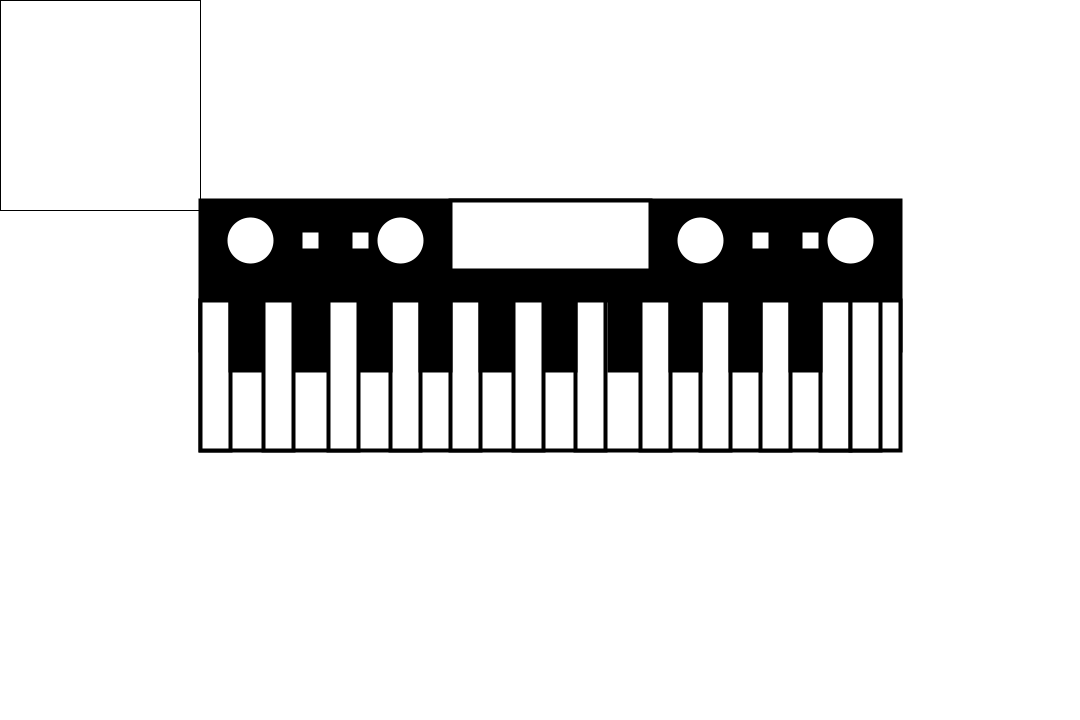
Frame 1 (no input)
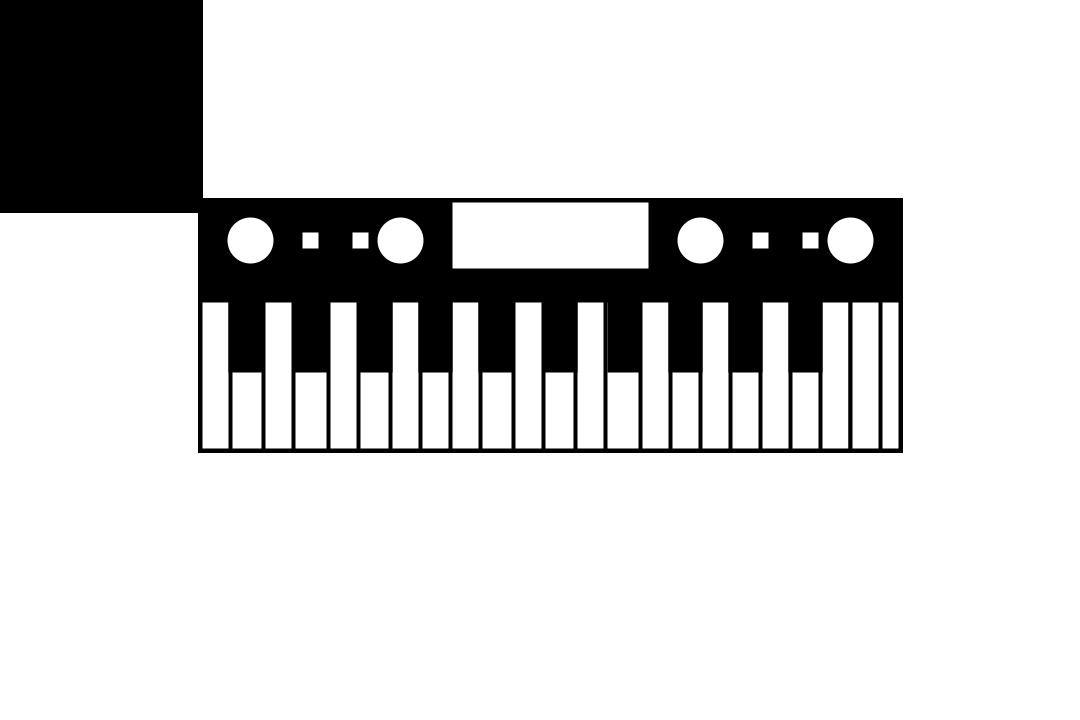
Frame 60 (the mouse pressed at the canvas centre just before this capture)
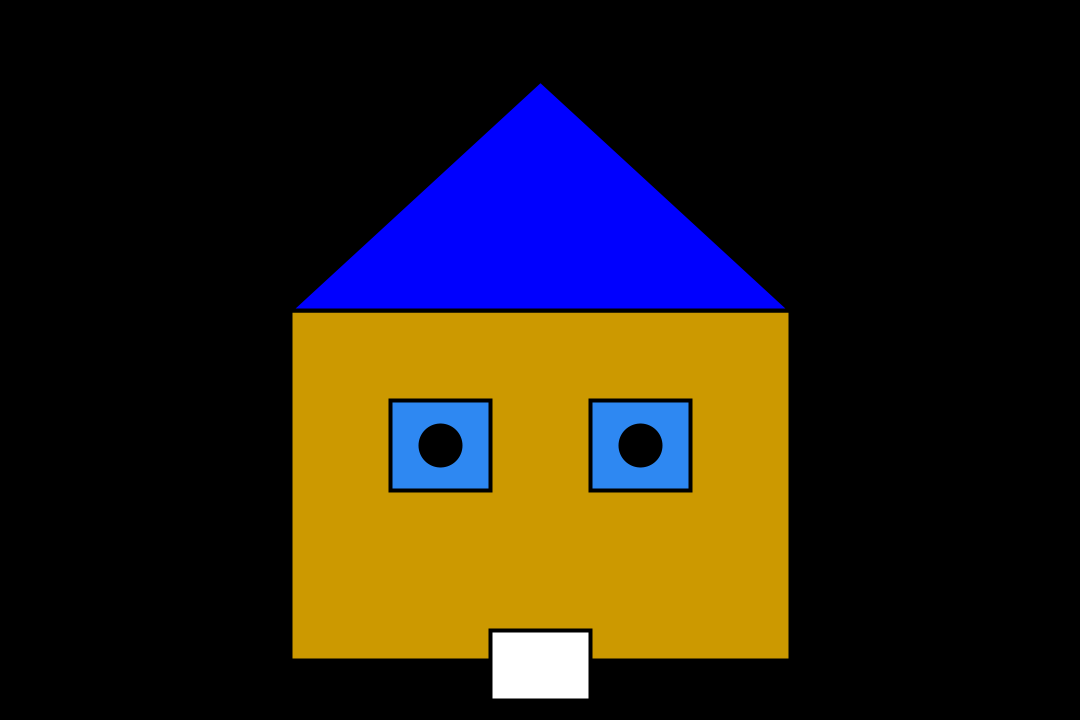
Frame 120 (the mouse held since frame 60 and released just before this capture)

The Processing sketch that drew these frames (run headless with seeded random() and noise(); from frame 60 on, the mouse is pressed at the canvas centre):

// Processing sketch: Midterm_resubmission
// ── Midterm_resubmission.pde

//This is my resubmission of the midterm. This project is a combinaison of two of my old assignments.
//Press run, you will see the piano, then use your mouse to turn the background to black and then press to any key to see the small house, use the U key to interact with the door!
//You can also press to the mouse to see both (small house and the piano).

boolean displayPiano = true;//set the apparition of the piano
boolean smallHouse  = true;//If display piano is shown the small house is not show
float xMove = 2; // Declare and initialize xMove 
float yMove = 2; // Declare and initialize y`Move 
// set the initial state of the door
boolean doorOpen = false;

void setup() {
  size(1080, 720);
  background(255);
}

void draw() {
  if (displayPiano) {
rect(mouseX, mouseY, 200,210);//background change to black
strokeWeight(4);
fill(0);
rect(200,200,700,150);
fill(255);
if (mousePressed) {
  fill(94, 198, 230);// blue color
}
//first part of the piano
rect(450,200,200,70);//small screen 
circle(250, 240, 50);//small circle 1
circle(400, 240, 50);//2
circle(700, 240, 50);//3
circle(850, 240, 50);//4

fill(255);
rect(300,230,20,20);//small square 
rect(350,230,20,20);
rect(750,230,20,20);
rect(800,230,20,20);

//second part of the piano

rect(200,300,700,150);
//rect(200,400,800,250);

//line
//fill(204,153,0);
rect(200,300,30,150);//1
rect(263,300,30,150);
rect(328,300,30,150);//2
rect(390,300,30,150);//3
rect(450,300,30,150);
rect(513,300,30,150);
rect(575,300,30,150);
rect(640,300,30,150);
rect(700,300,30,150);
rect(760,300,30,150);
rect(820,300,30,150);
rect(850,300,30,150);

  
fill(0);  
rect(230,300,30,70);//1
rect(295,300,30,70);//2
rect(360,300,30,70);//3
rect(420,300,30,70);//4
rect(480,300,30,70);
    
  rect(545,300,30,70);
  rect(609,300,30,70);
  rect(670,300,30,70);
  rect(730,300,30,70);
  rect(790,300,30,70);
  }
  else { // Small house
    background(0);
  
    // set the position of the house
    int x = width/2 - 250;
    int y = height/2 - 350;

    // draw the house
    fill(204, 153, 0); // body
    rect(x, y+300, 500, 350);

    // draw the door
    fill(255);
    if (doorOpen) {
    rect(x+200, y+620, 100, 220);
  } else {
    rect(x+200, y+620, 100, 70);
  }
  
  
  // draw the windows
  fill(46, 136, 242);
  rect(x+100, y+390, 100, 90);
  rect(x+300, y+390, 100, 90);
  fill(0);
  ellipse(x+150, y+435, 40, 40); // add ellipse in the first window
  ellipse(x+350, y+435, 40, 40); // add ellipse in the second window

  // draw the roof
  strokeWeight(4);
  fill(0, 0, 255);
  triangle(x, y+300, x+500, y+300, x+250, y+70);
   }
  }

void keyPressed() {
  // toggle the state of the door when the "u" key is pressed
  if (key == 'u') {
   doorOpen = !doorOpen;
 }

 if (key == 'A') { // Piano is display when T and small house is display when Y is pressed
    displayPiano = true;
 } else if (key == 'b') {
    displayPiano = false;
  
  } else {
  displayPiano = false;
  smallHouse = false;
  }
}
void mousePressed() {
  // Change the color of the small square
  fill(204, 153, 0);
  
  // Assign a random value to xMove and yMove
  xMove = random(-2, 2); 
  yMove = random(-2, 2); 
  
  // Toggle the value of displayPiano when mouse is pressed
  displayPiano = !displayPiano;
}
